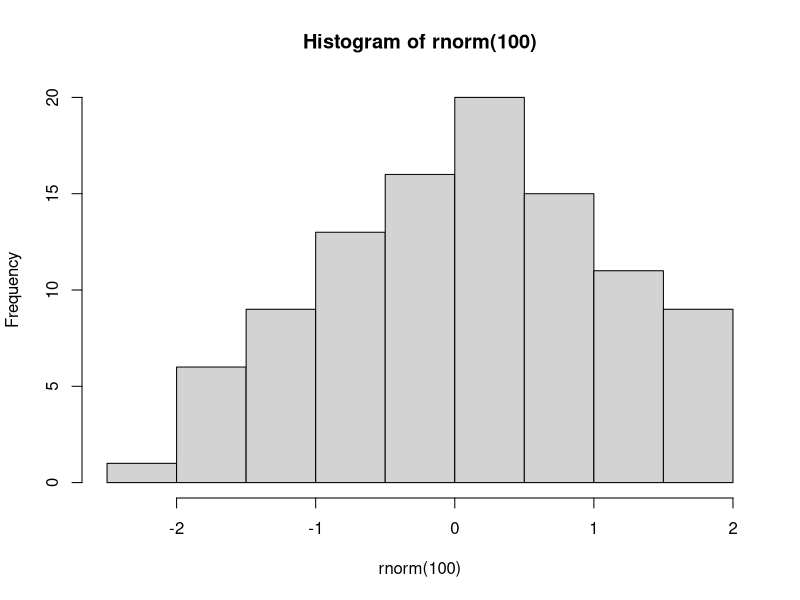

This chart was generated by the following R code: (Note: this script raises an error after producing the figure.)
# This is a sample R script

# Load dependencies
library(jsonlite)

### 
###
# Plot a histogram of 100 random numbers
# In R code, Domino automatically saves your plots to svg files in your project's "results" folder
hist(rnorm(100))

# Generate and save some key statistics to dominostats.json
#   learn more at http://support.dominodatalab.com/hc/en-us/articles/204348169
r2 <- runif(1)
p <- runif(1)
diagnostics = list("R^2" = r2, "p-value" = p)
fileConn<-file("dominostats.json")
writeLines(toJSON(diagnostics), fileConn)
close(fileConn)

pred_func <- function(x){
    return(x)
}

print("Ran from CLI!!!")
asd
